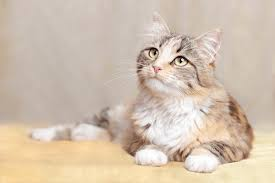
#> input picture python/opencv/photos/cat_large.jpg, 275 x 183 px, found by its file name
$ python function_opencv.py
#> lines starting #> are read from the running program, lines starting #| are printed output that depends on the picture
import cv2 as cv


image=cv.imread(r"C:\Users\kkamb\OneDrive\Desktop\code_learn\python\opencv\photos\cat_large.jpg");
#> image is the input picture: shape (183, 275, 3); mean B, G, R 175.6, 193.4, 210.4

cv.imshow("image", image);

#converting image to greyscale
# grey=cv.cvtColor(image,cv.COLOR_BGR2GRAY);
# cv.imshow('GreyImage',grey);
# # grey=cv.cvtColor()

# # image2=cv.imread(r"C:\Users\kkamb\OneDrive\Desktop\code_learn\python\opencv\photos\img.jpg");
# # cv.imshow('Without Grey scale', image2);
# # gre=cv.cvtColor(image2,cv.COLOR_BGR2GRAY);

# # cv.imshow('Image2', image2);

# #blur
# blur=cv.GaussianBlur(image,(5,5),cv.BORDER_DEFAULT);
# cv.imshow('Blur', blur);

# #edge cascade
# edge=cv.Canny(blur  ,50,50);
# cv.imshow('edge cascade', edge);

# #Dialected the image
# dialect=cv.dilate(edge,(8,8), iterations=3);
# cv.imshow('dialected the image', dialect);

# #Eroding the image
# erodi=cv.erode(dialect,(5,5),iterations=2);
# cv.imshow('Eroding', erodi);

#resize image
resized = cv.resize(image, (450,550),interpolation= 5);
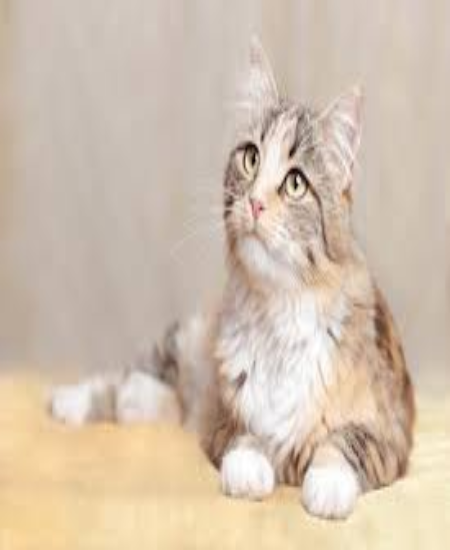
#> resized: shape (550, 450, 3); mean B, G, R 175.6, 193.4, 210.4
cv.imshow('resized image', resized);

#Cropping the image
crop=resized[50:200,200:500];
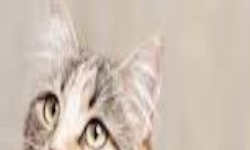
#> crop: shape (150, 250, 3); mean B, G, R 179.3, 191.1, 205.5
cv.imshow('CROP IMAGE',crop);


cv.waitKey(0);

$ run again, with python/opencv/photos/Best.jpg copied over python/opencv/photos/cat_large.jpg
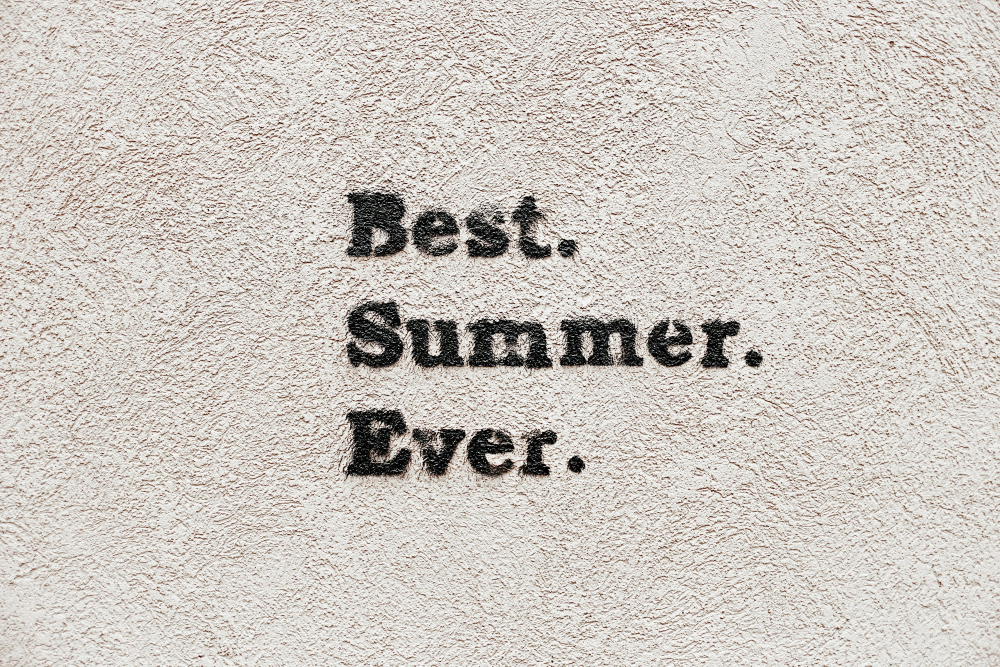
#> input picture python/opencv/photos/Best.jpg, 3000 x 2000 px, found by its file name (shown at 1/3 size)
#> image is the input picture: shape (2000, 3000, 3); mean B, G, R 192.8, 199.1, 204.8
#> `resized = cv.resize(image, (450,550),interpolation= 5);`:
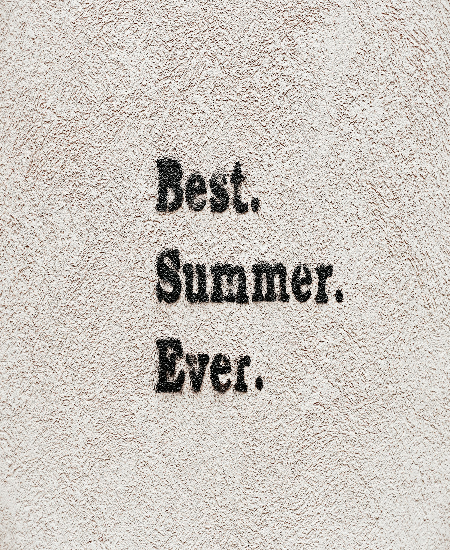
#> resized: shape (550, 450, 3); mean B, G, R 192.8, 199.1, 204.8
#> `crop=resized[50:200,200:500];`:
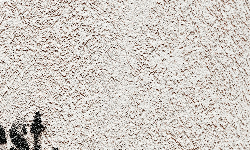
#> crop: shape (150, 250, 3); mean B, G, R 195.3, 201.4, 207.3

$ run again, with python/opencv/photos/Elon_Musk_Royal_Society_crop.jpg copied over python/opencv/photos/cat_large.jpg
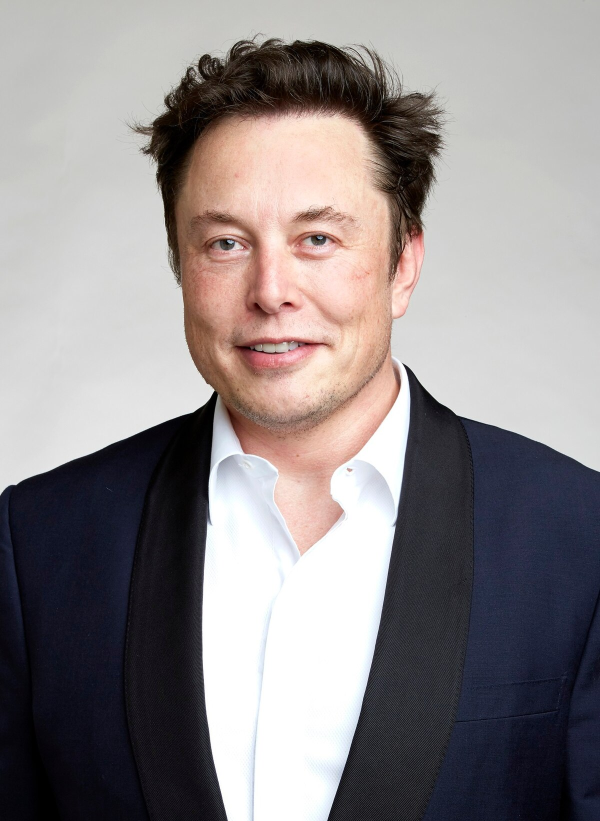
#> input picture python/opencv/photos/Elon_Musk_Royal_Society_crop.jpg, 1200 x 1642 px, found by its file name (shown at 1/2 size)
#> image is the input picture: shape (1642, 1200, 3); mean B, G, R 137.7, 136.8, 142.9
#> `resized = cv.resize(image, (450,550),interpolation= 5);`:
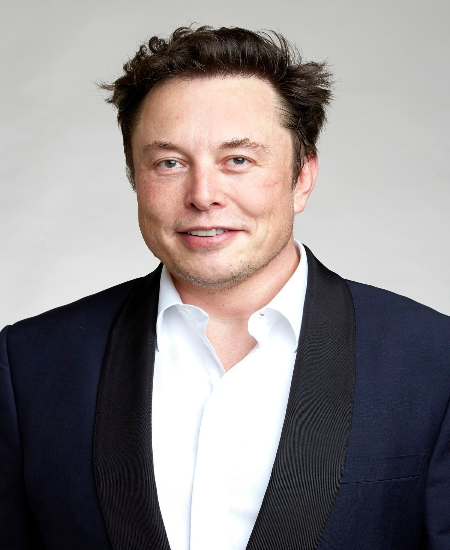
#> resized: shape (550, 450, 3); mean B, G, R 137.7, 136.8, 142.9
#> `crop=resized[50:200,200:500];`:
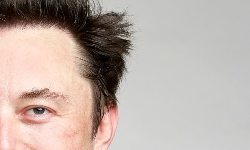
#> crop: shape (150, 250, 3); mean B, G, R 167, 174.2, 187.9
